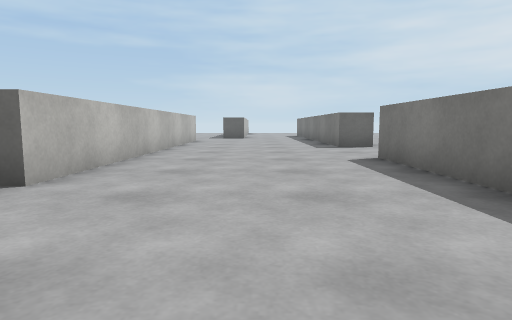
[1] (above)

21 first-person views from a walk through a Unity game level. The camera is 0.64 m above the floor, tilts 6° down and sees 75° across. Doors are open. The floor is counted in squares, 1 m on a side. Each view is taken from the middle of a square. On the plan, view 1 faces up. The plan holds only what a view shows up to about 10 squares ahead; the rest is blank. The place goes on beyond the plan. The player character is not drawn. Surface patterns are stand-ins for the level's own textures.

[2]
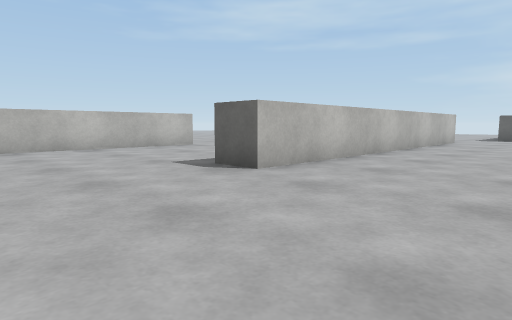

[3]
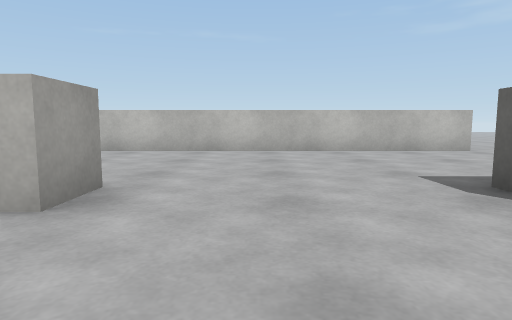

[4]
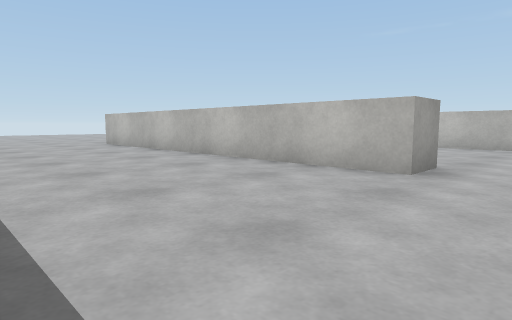

[5]
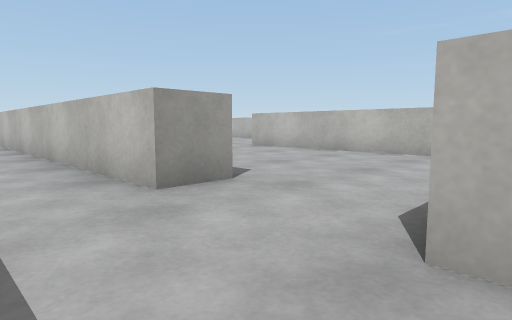

[6]
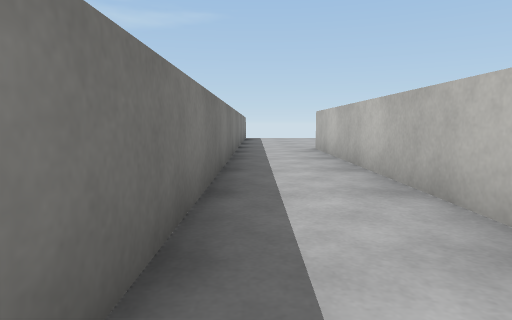

[7]
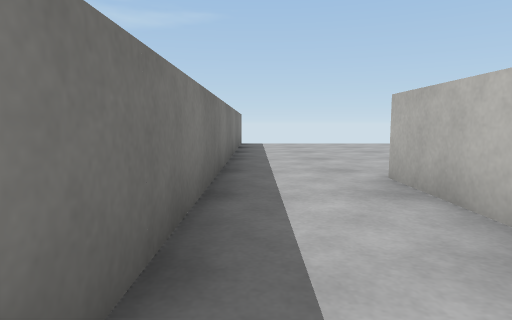

[8]
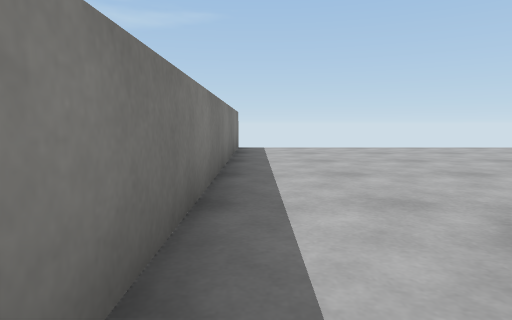

[9]
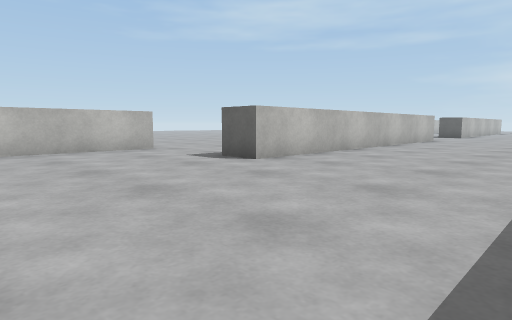

[10]
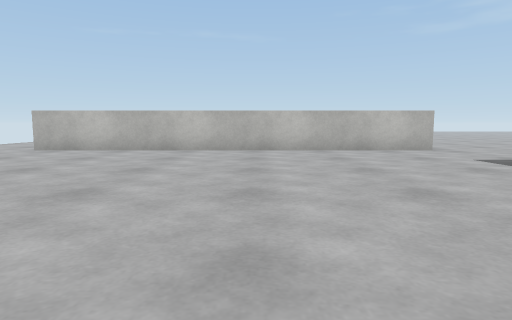

[11]
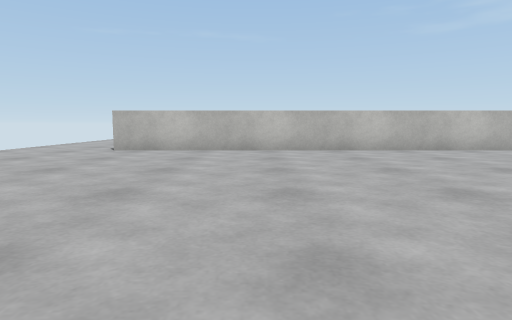

[12]
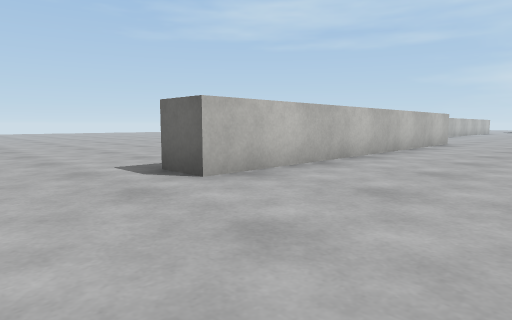

[13]
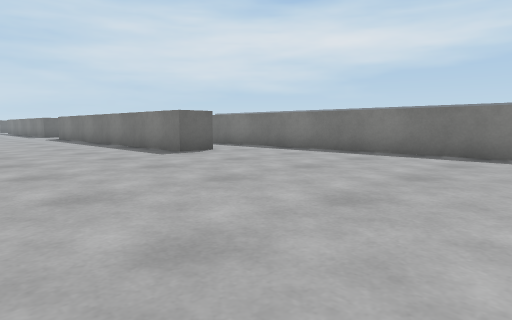

[14]
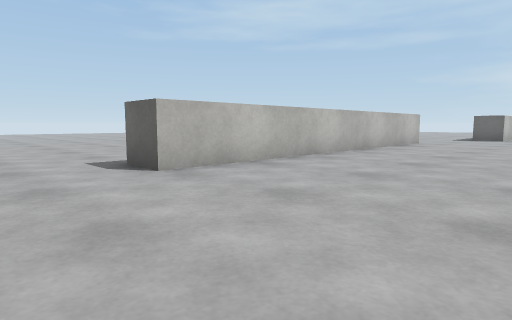

[15]
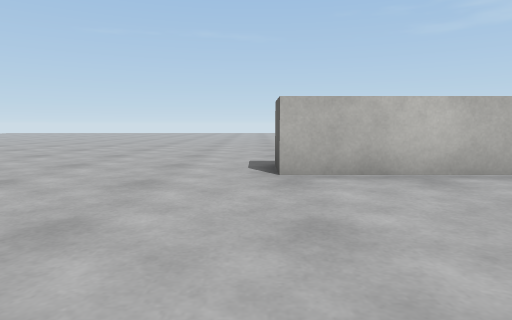

[16]
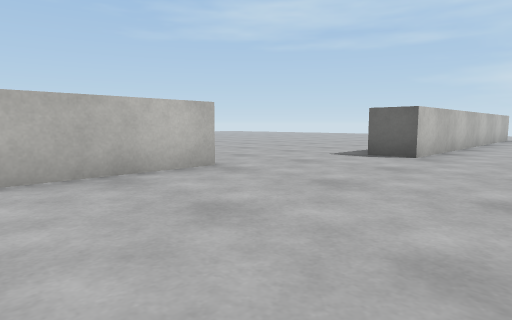

[17]
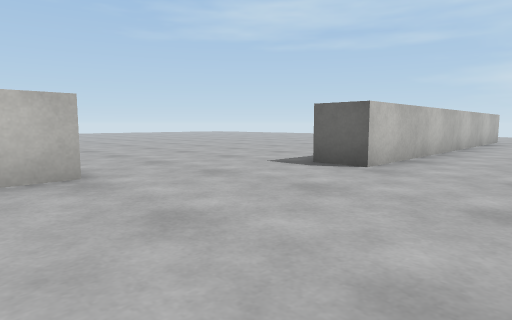

[18]
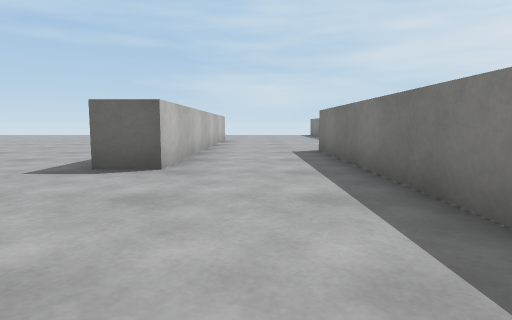

[19]
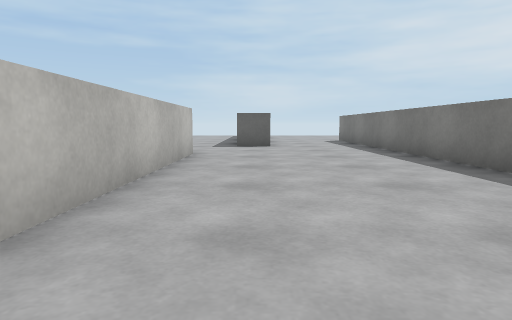

[20]
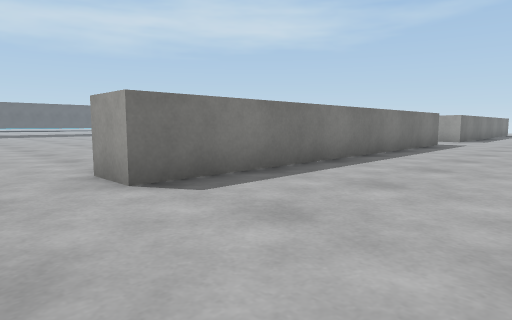

[21]
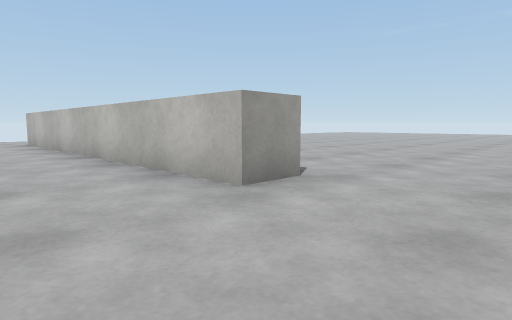

### Floor plan
Key: @ floor where view 1 was taken; # wall or solid block; . floor.
Columns run from 13 left of view 1 to 10 right of it. Each row starts with its distance up from view 1.
 14   ..  #.........#
 13   ... #...#.....#
 12   ....#...#.....#
 11  .....#...#.....#
 10 ......#...#.....#
  9 ..........#......
  8 ..........#......
  7  .........#............
  6     #.....#.....#.......
  5     #.....#.....#   ....
  4     #.....#.....#
  3     #...........#
  2     #...........#
  1     #...........#
  0     #........@..#
 -1     #.....#.....#
 -2     #.....#.....#
 -3 ....#.....#.....#..
 -4 ..........#........
 -5 ..........#........
 -6 ..........#........
 -7 .......   #.....#..
 -8 ..........#.... #..#
 -9 ..........#.... #..#
-10 ..........#.... #..#
-11 ......#.........#..#
-12 ..... #.........#..#
-13 ....  #.........#..#
-14       #.........#..#
-15       #.........#..#
-16       #.........#..#
-17       #............#
-18       #............#
-19 ....  #............#
-20 ......#............#
-21 ...................#
-22 ...................#
-23      ..............#
-24                    #

Positions as (right, up) in squares from view 1, and headings:
1: (0, 0), facing up
2: (1, 0), facing up-left
3: (0, 1), facing left
4: (2, 1), facing down-left
5: (5, -3), facing down-left
6: (5, -7), facing down
7: (5, -12), facing down
8: (5, -14), facing down
9: (2, -15), facing up-left
10: (2, -15), facing left
11: (2, -17), facing left
12: (-3, -23), facing up-left
13: (-2, -23), facing up-right
14: (-4, -6), facing up-left
15: (-4, -4), facing left
16: (-4, 3), facing up-left
17: (-4, 5), facing up-left
18: (-5, 5), facing up
19: (-1, 6), facing up
20: (-1, 8), facing down-right
21: (-4, -8), facing down-left
